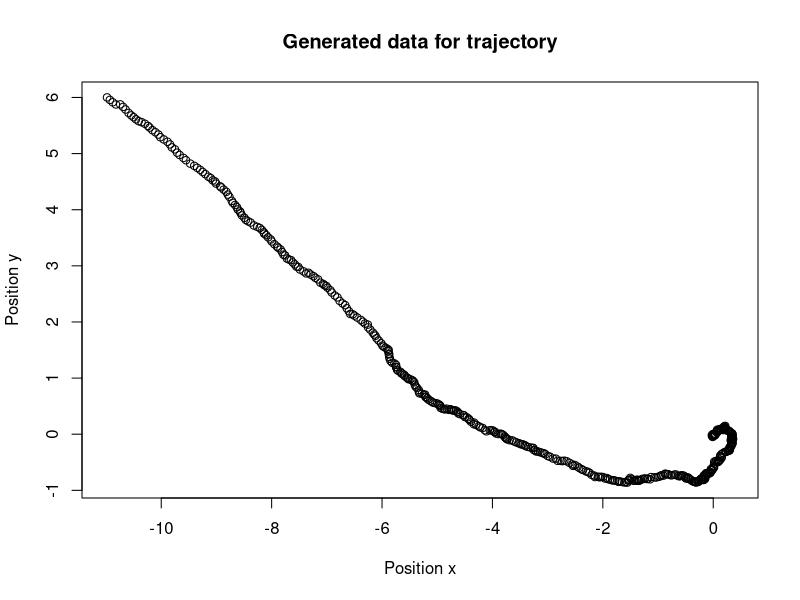
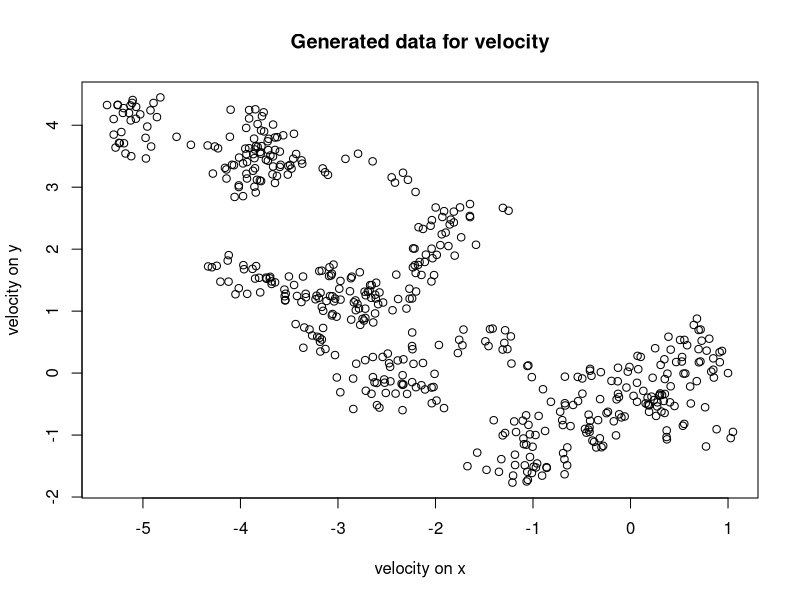
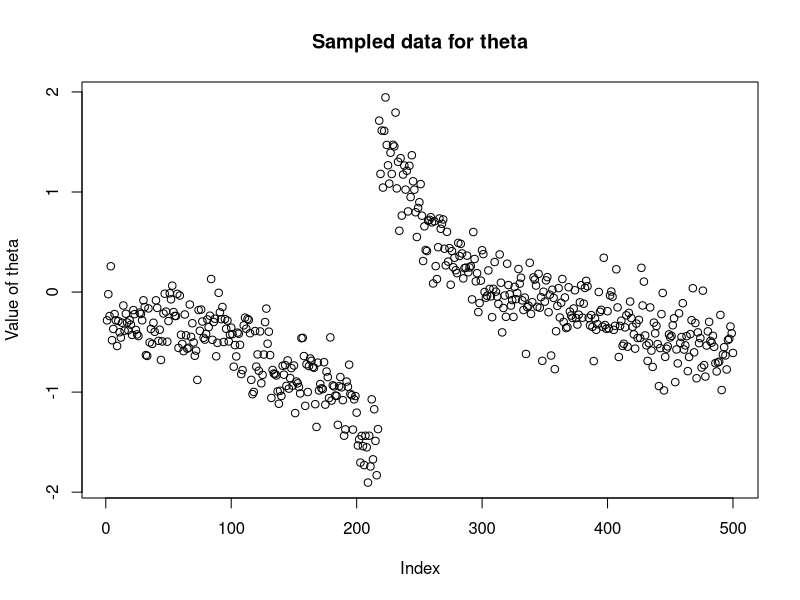

These charts were generated, in order, by the following R code:
## ---- chunk 1
knitr::opts_chunk$set(echo = TRUE)
## ---- chunk 2
rm(list=ls())
library(MASS)

#-- Setting parameters
delta <- 0.01
q_1 <- q_2 <- 0.1
Q <- matrix(c((q_1*delta**3/3),0,(q_1*delta**2/2),0,
              0,(q_2*delta**3/3),0,(q_2*delta**2/2), 
              (q_1*delta**2/2),0,q_1*delta,0,
              0,(q_2*delta**2/2),0, q_2*delta), nrow = 4, byrow = TRUE)

#-- Define multivariate Gaussian noise of the state space model
k <- 500
q_k <- t(mvrnorm(k, rep(0,4), sqrt(Q)))
x <- x_dot <- y <- y_dot <- rep(0,k)

for (i in 1:k){
  
  #-- Initial values
  if (i==1){
    x[i] <- 0
    y[i] <- 0
    y_dot[i] <- 0
    x_dot[i] <- 1
  }
  
  #-- Implementing state space model and adding noise
  #-- note we add each element of the noise matrix to
  #-- its corresponding value.
  else {
    x[i] <- x[i-1] + delta*x_dot[i-1] + q_k[1,i]
    y[i] <- y[i-1] + delta*y_dot[i-1] + q_k[2,i]
    x_dot[i] <- x_dot[i-1] + q_k[3,i]
    y_dot[i] <- y_dot[i-1] + q_k[4,i]
  }
}
## ---- chunk 3
#-- plot the generated trajectory x,y 
plot(x,y, main = "Generated data for trajectory",
     xlab = "Position x",
     ylab = "Position y")
## ---- chunk 4
#-- plot the generated velocities 
plot(x_dot,y_dot, main = "Generated data for velocity",
     xlab = "velocity on x",
     ylab = "velocity on y")
## ---- chunk 5
theta_1 <- rep(0,k)
sigma <- 0.05

for (i in 1:k){
  theta_1[i] <- atan((y[i]-0.5)/(x[i]+1.5)) + rnorm(1, mean = 0, sd = sqrt(sigma))
}

plot(theta_1, main = "Sampled data for theta", ylab = "Value of theta")
